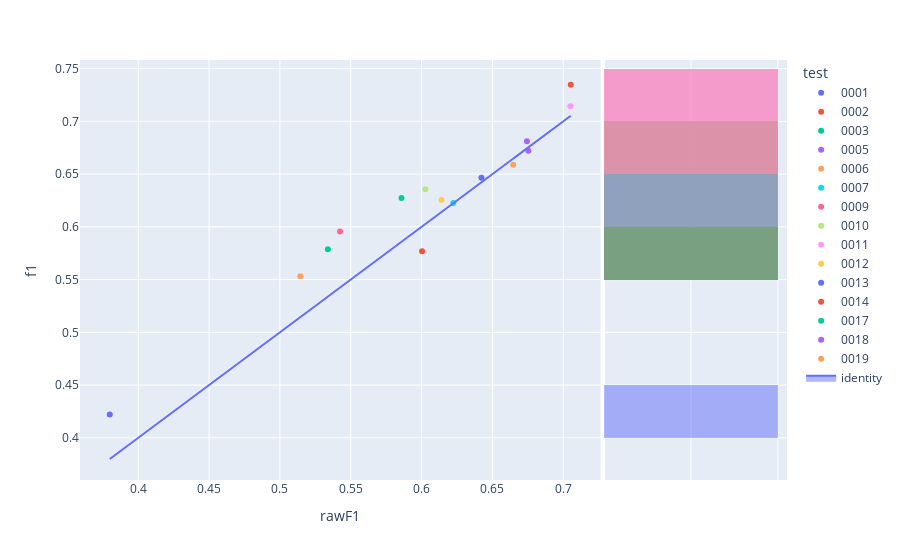

The notebook cell this image was saved under:
### Code cell
fig=px.scatter(experimentModels,x='rawF1',y='f1',color='test',hover_name='modelId', marginal_y="histogram")
fig.add_trace(
    go.Scatter(x=experimentModels['rawF1'], y=experimentModels['rawF1'], name="identity", mode='lines',fill="toself")
)
fig.show()

### Figure 1 — Plotly figure (JSON) as saved in the notebook; plotly's stock layout.template omitted (floating-point values rounded to 4 significant figures)
{"data": [{"hovertemplate": "<b>%{hovertext}</b><br><br>test=0001<br>rawF1=%{x}<br>f1=%{y}<extra></extra>", "hovertext": ["bf958847-77fc-4eab-9c95-7a30ef71f8ee"], "legendgroup": "0001", "marker": {"color": "#636efa", "symbol": "circle"}, "mode": "markers", "name": "0001", "orientation": "v", "showlegend": true, "type": "scatter", "x": [0.3799], "xaxis": "x", "y": [0.4221], "yaxis": "y"}, {"alignmentgroup": "True", "bingroup": "y", "hovertemplate": "test=0001<br>f1=%{y}<br>count=%{x}<extra></extra>", "legendgroup": "0001", "marker": {"color": "#636efa"}, "name": "0001", "offsetgroup": "0001", "opacity": 0.5, "showlegend": false, "type": "histogram", "xaxis": "x2", "y": [0.4221], "yaxis": "y2"}, {"hovertemplate": "<b>%{hovertext}</b><br><br>test=0002<br>rawF1=%{x}<br>f1=%{y}<extra></extra>", "hovertext": ["f733d4b9-1730-40f9-91c2-f0ac2f36367e"], "legendgroup": "0002", "marker": {"color": "#EF553B", "symbol": "circle"}, "mode": "markers", "name": "0002", "orientation": "v", "showlegend": true, "type": "scatter", "x": [0.7054], "xaxis": "x", "y": [0.7347], "yaxis": "y"}, {"alignmentgroup": "True", "bingroup": "y", "hovertemplate": "test=0002<br>f1=%{y}<br>count=%{x}<extra></extra>", "legendgroup": "0002", "marker": {"color": "#EF553B"}, "name": "0002", "offsetgroup": "0002", "opacity": 0.5, "showlegend": false, "type": "histogram", "xaxis": "x2", "y": [0.7347], "yaxis": "y2"}, {"hovertemplate": "<b>%{hovertext}</b><br><br>test=0003<br>rawF1=%{x}<br>f1=%{y}<extra></extra>", "hovertext": ["b7018fb5-07f6-4ca6-a2ae-9c1646bde5b9"], "legendgroup": "0003", "marker": {"color": "#00cc96", "symbol": "circle"}, "mode": "markers", "name": "0003", "orientation": "v", "showlegend": true, "type": "scatter", "x": [0.5859], "xaxis": "x", "y": [0.6274], "yaxis": "y"}, {"alignmentgroup": "True", "bingroup": "y", "hovertemplate": "test=0003<br>f1=%{y}<br>count=%{x}<extra></extra>", "legendgroup": "0003", "marker": {"color": "#00cc96"}, "name": "0003", "offsetgroup": "0003", "opacity": 0.5, "showlegend": false, "type": "histogram", "xaxis": "x2", "y": [0.6274], "yaxis": "y2"}, {"hovertemplate": "<b>%{hovertext}</b><br><br>test=0005<br>rawF1=%{x}<br>f1=%{y}<extra></extra>", "hovertext": ["d47802dc-da95-4420-a6f5-a4bb291c9385"], "legendgroup": "0005", "marker": {"color": "#ab63fa", "symbol": "circle"}, "mode": "markers", "name": "0005", "orientation": "v", "showlegend": true, "type": "scatter", "x": [0.6744], "xaxis": "x", "y": [0.6812], "yaxis": "y"}, {"alignmentgroup": "True", "bingroup": "y", "hovertemplate": "test=0005<br>f1=%{y}<br>count=%{x}<extra></extra>", "legendgroup": "0005", "marker": {"color": "#ab63fa"}, "name": "0005", "offsetgroup": "0005", "opacity": 0.5, "showlegend": false, "type": "histogram", "xaxis": "x2", "y": [0.6812], "yaxis": "y2"}, {"hovertemplate": "<b>%{hovertext}</b><br><br>test=0006<br>rawF1=%{x}<br>f1=%{y}<extra></extra>", "hovertext": ["556a03bf-82b3-4468-b1ff-c804988a238a"], "legendgroup": "0006", "marker": {"color": "#FFA15A", "symbol": "circle"}, "mode": "markers", "name": "0006", "orientation": "v", "showlegend": true, "type": "scatter", "x": [0.5144], "xaxis": "x", "y": [0.5531], "yaxis": "y"}, {"alignmentgroup": "True", "bingroup": "y", "hovertemplate": "test=0006<br>f1=%{y}<br>count=%{x}<extra></extra>", "legendgroup": "0006", "marker": {"color": "#FFA15A"}, "name": "0006", "offsetgroup": "0006", "opacity": 0.5, "showlegend": false, "type": "histogram", "xaxis": "x2", "y": [0.5531], "yaxis": "y2"}, {"hovertemplate": "<b>%{hovertext}</b><br><br>test=0007<br>rawF1=%{x}<br>f1=%{y}<extra></extra>", "hovertext": ["d6976249-69b2-42de-a8b2-16adbd07e4b9"], "legendgroup": "0007", "marker": {"color": "#19d3f3", "symbol": "circle"}, "mode": "markers", "name": "0007", "orientation": "v", "showlegend": true, "type": "scatter", "x": [0.6225], "xaxis": "x", "y": [0.6226], "yaxis": "y"}, {"alignmentgroup": "True", "bingroup": "y", "hovertemplate": "test=0007<br>f1=%{y}<br>count=%{x}<extra></extra>", "legendgroup": "0007", "marker": {"color": "#19d3f3"}, "name": "0007", "offsetgroup": "0007", "opacity": 0.5, "showlegend": false, "type": "histogram", "xaxis": "x2", "y": [0.6226], "yaxis": "y2"}, {"hovertemplate": "<b>%{hovertext}</b><br><br>test=0009<br>rawF1=%{x}<br>f1=%{y}<extra></extra>", "hovertext": ["3237920b-4e80-4a7b-83af-d66298816ba3"], "legendgroup": "0009", "marker": {"color": "#FF6692", "symbol": "circle"}, "mode": "markers", "name": "0009", "orientation": "v", "showlegend": true, "type": "scatter", "x": [0.5424], "xaxis": "x", "y": [0.5955], "yaxis": "y"}, {"alignmentgroup": "True", "bingroup": "y", "hovertemplate": "test=0009<br>f1=%{y}<br>count=%{x}<extra></extra>", "legendgroup": "0009", "marker": {"color": "#FF6692"}, "name": "0009", "offsetgroup": "0009", "opacity": 0.5, "showlegend": false, "type": "histogram", "xaxis": "x2", "y": [0.5955], "yaxis": "y2"}, {"hovertemplate": "<b>%{hovertext}</b><br><br>test=0010<br>rawF1=%{x}<br>f1=%{y}<extra></extra>", "hovertext": ["92756d09-a80a-49f1-bbfc-f8a12570ddbe"], "legendgroup": "0010", "marker": {"color": "#B6E880", "symbol": "circle"}, "mode": "markers", "name": "0010", "orientation": "v", "showlegend": true, "type": "scatter", "x": [0.6027], "xaxis": "x", "y": [0.6358], "yaxis": "y"}, {"alignmentgroup": "True", "bingroup": "y", "hovertemplate": "test=0010<br>f1=%{y}<br>count=%{x}<extra></extra>", "legendgroup": "0010", "marker": {"color": "#B6E880"}, "name": "0010", "offsetgroup": "0010", "opacity": 0.5, "showlegend": false, "type": "histogram", "xaxis": "x2", "y": [0.6358], "yaxis": "y2"}, {"hovertemplate": "<b>%{hovertext}</b><br><br>test=0011<br>rawF1=%{x}<br>f1=%{y}<extra></extra>", "hovertext": ["2d1def14-06c9-4a40-a577-752522c66ed5"], "legendgroup": "0011", "marker": {"color": "#FF97FF", "symbol": "circle"}, "mode": "markers", "name": "0011", "orientation": "v", "showlegend": true, "type": "scatter", "x": [0.7051], "xaxis": "x", "y": [0.7144], "yaxis": "y"}, {"alignmentgroup": "True", "bingroup": "y", "hovertemplate": "test=0011<br>f1=%{y}<br>count=%{x}<extra></extra>", "legendgroup": "0011", "marker": {"color": "#FF97FF"}, "name": "0011", "offsetgroup": "0011", "opacity": 0.5, "showlegend": false, "type": "histogram", "xaxis": "x2", "y": [0.7144], "yaxis": "y2"}, {"hovertemplate": "<b>%{hovertext}</b><br><br>test=0012<br>rawF1=%{x}<br>f1=%{y}<extra></extra>", "hovertext": ["c930c4a8-32c1-41d8-a540-db8ec02d8c50"], "legendgroup": "0012", "marker": {"color": "#FECB52", "symbol": "circle"}, "mode": "markers", "name": "0012", "orientation": "v", "showlegend": true, "type": "scatter", "x": [0.614], "xaxis": "x", "y": [0.6255], "yaxis": "y"}, {"alignmentgroup": "True", "bingroup": "y", "hovertemplate": "test=0012<br>f1=%{y}<br>count=%{x}<extra></extra>", "legendgroup": "0012", "marker": {"color": "#FECB52"}, "name": "0012", "offsetgroup": "0012", "opacity": 0.5, "showlegend": false, "type": "histogram", "xaxis": "x2", "y": [0.6255], "yaxis": "y2"}, {"hovertemplate": "<b>%{hovertext}</b><br><br>test=0013<br>rawF1=%{x}<br>f1=%{y}<extra></extra>", "hovertext": ["6907442d-1a9b-43cd-9fe4-9121ddc99243"], "legendgroup": "0013", "marker": {"color": "#636efa", "symbol": "circle"}, "mode": "markers", "name": "0013", "orientation": "v", "showlegend": true, "type": "scatter", "x": [0.6423], "xaxis": "x", "y": [0.6464], "yaxis": "y"}, {"alignmentgroup": "True", "bingroup": "y", "hovertemplate": "test=0013<br>f1=%{y}<br>count=%{x}<extra></extra>", "legendgroup": "0013", "marker": {"color": "#636efa"}, "name": "0013", "offsetgroup": "0013", "opacity": 0.5, "showlegend": false, "type": "histogram", "xaxis": "x2", "y": [0.6464], "yaxis": "y2"}, {"hovertemplate": "<b>%{hovertext}</b><br><br>test=0014<br>rawF1=%{x}<br>f1=%{y}<extra></extra>", "hovertext": ["b76944b2-6421-4f77-a082-43f348cd7e7c"], "legendgroup": "0014", "marker": {"color": "#EF553B", "symbol": "circle"}, "mode": "markers", "name": "0014", "orientation": "v", "showlegend": true, "type": "scatter", "x": [0.6004], "xaxis": "x", "y": [0.5768], "yaxis": "y"}, {"alignmentgroup": "True", "bingroup": "y", "hovertemplate": "test=0014<br>f1=%{y}<br>count=%{x}<extra></extra>", "legendgroup": "0014", "marker": {"color": "#EF553B"}, "name": "0014", "offsetgroup": "0014", "opacity": 0.5, "showlegend": false, "type": "histogram", "xaxis": "x2", "y": [0.5768], "yaxis": "y2"}, {"hovertemplate": "<b>%{hovertext}</b><br><br>test=0017<br>rawF1=%{x}<br>f1=%{y}<extra></extra>", "hovertext": ["ca57f68a-6762-4170-9f27-043a81703239"], "legendgroup": "0017", "marker": {"color": "#00cc96", "symbol": "circle"}, "mode": "markers", "name": "0017", "orientation": "v", "showlegend": true, "type": "scatter", "x": [0.5339], "xaxis": "x", "y": [0.5786], "yaxis": "y"}, {"alignmentgroup": "True", "bingroup": "y", "hovertemplate": "test=0017<br>f1=%{y}<br>count=%{x}<extra></extra>", "legendgroup": "0017", "marker": {"color": "#00cc96"}, "name": "0017", "offsetgroup": "0017", "opacity": 0.5, "showlegend": false, "type": "histogram", "xaxis": "x2", "y": [0.5786], "yaxis": "y2"}, {"hovertemplate": "<b>%{hovertext}</b><br><br>test=0018<br>rawF1=%{x}<br>f1=%{y}<extra></extra>", "hovertext": ["657f22e6-d58c-4ebd-b837-9ffa0b1aa3a7"], "legendgroup": "0018", "marker": {"color": "#ab63fa", "symbol": "circle"}, "mode": "markers", "name": "0018", "orientation": "v", "showlegend": true, "type": "scatter", "x": [0.6754], "xaxis": "x", "y": [0.6721], "yaxis": "y"}, {"alignmentgroup": "True", "bingroup": "y", "hovertemplate": "test=0018<br>f1=%{y}<br>count=%{x}<extra></extra>", "legendgroup": "0018", "marker": {"color": "#ab63fa"}, "name": "0018", "offsetgroup": "0018", "opacity": 0.5, "showlegend": false, "type": "histogram", "xaxis": "x2", "y": [0.6721], "yaxis": "y2"}, {"hovertemplate": "<b>%{hovertext}</b><br><br>test=0019<br>rawF1=%{x}<br>f1=%{y}<extra></extra>", "hovertext": ["f07a4cf8-c75c-4087-9b66-b678bcf1c5d8"], "legendgroup": "0019", "marker": {"color": "#FFA15A", "symbol": "circle"}, "mode": "markers", "name": "0019", "orientation": "v", "showlegend": true, "type": "scatter", "x": [0.6647], "xaxis": "x", "y": [0.6588], "yaxis": "y"}, {"alignmentgroup": "True", "bingroup": "y", "hovertemplate": "test=0019<br>f1=%{y}<br>count=%{x}<extra></extra>", "legendgroup": "0019", "marker": {"color": "#FFA15A"}, "name": "0019", "offsetgroup": "0019", "opacity": 0.5, "showlegend": false, "type": "histogram", "xaxis": "x2", "y": [0.6588], "yaxis": "y2"}, {"fill": "toself", "mode": "lines", "name": "identity", "type": "scatter", "x": [0.3799, 0.7054, 0.5859, 0.6744, 0.5144, 0.6225, 0.5424, 0.6027, 0.7051, 0.614, 0.6423, 0.6004, 0.5339, 0.6754, 0.6647], "y": [0.3799, 0.7054, 0.5859, 0.6744, 0.5144, 0.6225, 0.5424, 0.6027, 0.7051, 0.614, 0.6423, 0.6004, 0.5339, 0.6754, 0.6647]}], "layout": {"barmode": "overlay", "legend": {"title": {"text": "test"}, "tracegroupgap": 0}, "margin": {"t": 60}, "xaxis": {"anchor": "y", "domain": [0, 0.7363], "title": {"text": "rawF1"}}, "xaxis2": {"anchor": "y2", "domain": [0.7413, 1], "matches": "x2", "showgrid": true, "showline": false, "showticklabels": false, "ticks": ""}, "yaxis": {"anchor": "x", "domain": [0, 1], "title": {"text": "f1"}}, "yaxis2": {"anchor": "x2", "domain": [0, 1], "matches": "y", "showgrid": true, "showticklabels": false}}}
